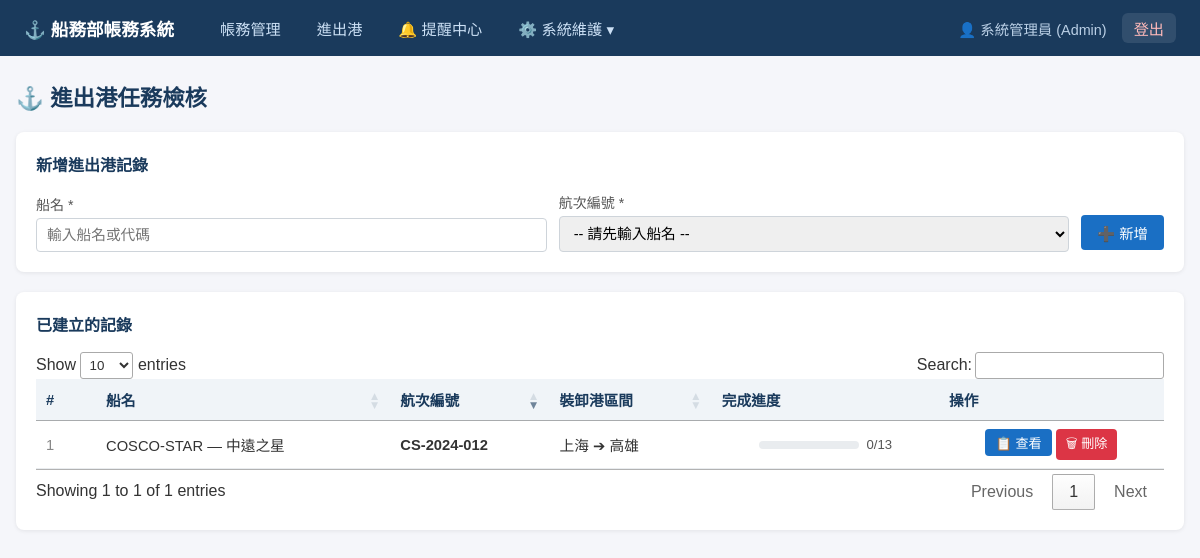
Screenshot of /voyage-tasks (signed in) with the database file from the repository.
### models.py (models this page shows)
class Employee(Base):
    __tablename__ = "employees"
    id = Column(Integer, primary_key=True, index=True)
    username = Column(String, unique=True, nullable=False, index=True)
    hashed_password = Column(String, nullable=False)
    full_name = Column(String)
    email = Column(String)
    department_id = Column(Integer, ForeignKey("departments.id"))
    role_id = Column(Integer, ForeignKey("roles.id"))
    is_active = Column(Integer, default=1) # 1: 啟用, 0: 停用
    created_at = Column(DateTime, default=func.now())
    updated_at = Column(DateTime, default=func.now(), onupdate=func.now())
    department = relationship("Department", back_populates="employees")
    role = relationship("Role", back_populates="employees")

class Role(Base):
    __tablename__ = "roles"
    id = Column(Integer, primary_key=True, index=True)
    name = Column(String, unique=True, nullable=False) # e.g., Admin, Accounting, Operator
    created_at = Column(DateTime, default=func.now())
    employees = relationship("Employee", back_populates="role")
    permissions = relationship("Permission", secondary=role_permissions, back_populates="roles")

class Ship(Base):
    __tablename__ = "ships"
    id = Column(Integer, primary_key=True, index=True)
    code = Column(String, unique=True, nullable=False, index=True)
    name = Column(String, nullable=False)
    flag = Column(String)
    ship_type = Column(String)
    created_at = Column(DateTime, default=func.now())
    updated_at = Column(DateTime, default=func.now(), onupdate=func.now())
    voyages = relationship("Voyage", back_populates="ship")

class Voyage(Base):
    __tablename__ = "voyages"
    id = Column(Integer, primary_key=True, index=True)
    voyage_no = Column(String, unique=True, nullable=False, index=True)
    ship_id = Column(Integer, ForeignKey("ships.id"), nullable=False)
    port_of_loading = Column(String)
    port_of_discharge = Column(String)
    etd = Column(Date)
    eta = Column(Date)
    status = Column(String, default="計畫中")  # 計畫中/進行中/已完成
    operator_id = Column(Integer, ForeignKey("employees.id"), nullable=True)
    created_at = Column(DateTime, default=func.now())
    updated_at = Column(DateTime, default=func.now(), onupdate=func.now())
    ship = relationship("Ship", back_populates="voyages")
    operator = relationship("Employee")
    invoices = relationship("Invoice", back_populates="voyage")
    task_logs = relationship("VoyageTaskLog", back_populates="voyage")

### routers/voyage_tasks.py (the view)
@router.get("", response_class=HTMLResponse)
def list_voyage_tasks(request: Request, db: Session = Depends(get_db)):
    ships = db.query(models.Ship).order_by(models.Ship.name).all()
    voyage_ids_with_logs = (
        db.query(models.VoyageTaskLog.voyage_id).distinct().all()
    )
    voyage_ids_with_logs = [r[0] for r in voyage_ids_with_logs]
    voyages_with_tasks = []
    for vid in voyage_ids_with_logs:
        voyage = db.query(models.Voyage).filter(models.Voyage.id == vid).first()
        if voyage:
            total = db.query(models.VoyageTaskLog).filter(
                models.VoyageTaskLog.voyage_id == vid
            ).count()
            done = db.query(models.VoyageTaskLog).filter(
                models.VoyageTaskLog.voyage_id == vid,
                models.VoyageTaskLog.recorded_time.isnot(None)
            ).count()
            voyages_with_tasks.append({
                "voyage": voyage,
                "total": total,
                "done": done,
            })
    voyages_with_tasks.sort(key=lambda x: x["voyage"].created_at or datetime.min, reverse=True)
    return templates.TemplateResponse("voyage_tasks/list.html", {
        "request": request,
        "ships": ships,
        "voyages_with_tasks": voyages_with_tasks,
    })

### database.py (called while the page is built)
def get_db():
    db = SessionLocal()
    try:
        yield db
    finally:
        db.close()

### main.py (called while the page is built)
@app.middleware("http")
async def add_user_to_request(request: Request, call_next):
    token = request.cookies.get("access_token")
    request.state.user = None
    if token:
        try:
            payload = jwt.decode(token, SECRET_KEY, algorithms=[ALGORITHM])
            username: str = payload.get("sub")
            if username:
                db = SessionLocal()
                user = db.query(models.Employee).options(
                    joinedload(models.Employee.role),
                    joinedload(models.Employee.department)
                ).filter(models.Employee.username == username).first()
                if user and user.is_active:
                    request.state.user = user
                db.close()
        except (JWTError, Exception):
            pass
    response = await call_next(request)
    return response

### utils/auth.py (called while the page is built)
    async def __call__(self, request: Request) -> Optional[str]:
        authorization: str = request.headers.get("Authorization")
        if authorization:
            scheme, param = authorization.split()
            if scheme.lower() == "bearer":
                return param
        token = request.cookies.get("access_token")
        if token:
            return token
        return None

### utils/templates.py (called while the page is built)
def inject_user(request: Request):
    return {"current_user": getattr(request.state, "user", None)}

### templates/voyage_tasks/list.html (shortened to what this page needs)
{% extends "base.html" %}
{% block content %}
<div class="page-header">
    <h1>⚓ 進出港任務檢核</h1>
</div>
<div class="card">
    <h2 style="font-size:1rem; color:#1a3a5c; margin-bottom:16px;">新增進出港記錄</h2>
    <form method="post" action="/voyage-tasks/create" style="display:flex; gap:12px; align-items:flex-end; flex-wrap:wrap;">
        <div class="form-group" style="flex:1; min-width:180px; margin:0;">
            <label>船名 *</label>
            <input type="text"
                   id="shipNameInput"
                   name="ship_name"
                   list="shipList"
                   placeholder="輸入船名或代碼"
                   required
                   autocomplete="off"
                   style="width:100%;">
        </div>
        <div class="form-group" style="flex:1; min-width:180px; margin:0;">
            <label>航次編號 *</label>
            <select name="voyage_no" id="voyageNoInput" required style="width:100%;">
                <option value="">-- 請先輸入船名 --</option>
            </select>
        </div>
        <div style="padding-bottom:2px;">
            <button type="submit" class="btn btn-primary">➕ 新增</button>
        </div>
    </form>
</div>
<div class="card">
    <h2 style="font-size:1rem; color:#1a3a5c; margin-bottom:16px;">已建立的記錄</h2>
    {% if voyages_with_tasks %}
    <table>
        <thead>
            <tr>
                <th style="width:40px;">#</th>
                <th>船名</th>
                <th>航次編號</th>
                <th>裝卸港區間</th>
                <th class="text-center">完成進度</th>
                <th class="text-center">操作</th>
            </tr>
        </thead>
        <tbody>
            {% for item in voyages_with_tasks %}
            {% set v = item.voyage %}
            <tr>
                <td style="color:#888;">{{ loop.index }}</td>
                <td>{{ v.ship.code }} — {{ v.ship.name }}</td>
                <td><strong>{{ v.voyage_no }}</strong></td>
                <td>{{ v.port_of_loading or '?' }} ➔ {{ v.port_of_discharge or '?' }}</td>
                <td class="text-center">
                    {% set pct = (item.done / item.total * 100) | int if item.total > 0 else 0 %}
                    <div style="display:flex; align-items:center; gap:8px; justify-content:center;">
                        <div style="width:100px; background:#e9ecef; border-radius:4px; height:8px; overflow:hidden;">
                        </div>
                        <span style="font-size:0.82rem; color:#555;">{{ item.done }}/{{ item.total }}</span>
                    </div>
                </td>
                <td class="text-center">
                    <a href="/voyage-tasks/{{ v.id }}" class="btn btn-primary btn-sm">📋 查看</a>
                    <form method="post" action="/voyage-tasks/{{ v.id }}/purge" style="display:inline;" onsubmit="return confirm('確定要刪除此航次的所有進出港任務紀錄嗎？');">
                        <button type="submit" class="btn btn-danger btn-sm">🗑 刪除</button>
                    </form>
                </td>
            </tr>
            {% endfor %}
        </tbody>
    </table>
    {% else %}
    <div style="text-align:center; padding:40px; color:#aaa;">
        <div style="font-size:2.5rem; margin-bottom:12px;">⚓</div>
        <p>尚無進出港記錄，請使用上方表單新增。</p>
    </div>
    {% endif %}
</div>
{% endblock %}

### templates/base.html (shortened to what this page needs)
<!DOCTYPE html>
<html lang="zh-TW">
<head>
    <link rel="stylesheet" href="/static/style.css">
    <link rel="stylesheet" href="https://cdn.datatables.net/1.13.7/css/jquery.dataTables.min.css">
</head>
<body>
    <nav class="navbar">
        <div class="nav-brand">⚓ 船務部帳務系統</div>
        <ul class="nav-links">
            {% if current_user %}
            <li><a href="/invoices">帳務管理</a></li>
            <li><a href="/voyage-tasks">進出港</a></li>
            <li><a href="/reminders" id="nav-reminders">🔔 <span id="unread-count" class="badge-count" style="display: none;">0</span> 提醒中心</a></li>
            <li class="dropdown">
                <a href="javascript:void(0)" class="dropbtn">⚙️ 系統維護 ▾</a>
            </li>
            <li class="user-info">
                <span class="user-name">👤 {{ current_user.full_name }} ({{ current_user.role.name if current_user.role else '員工' }})</span>
                <a href="/auth/logout" class="logout-link">登出</a>
            </li>
            {% else %}
            <li><a href="/login">登入</a></li>
            {% endif %}
        </ul>
    </nav>
    <div class="container">
        {% block content %}{% endblock %}
    </div>
</body>
</html>

### static/style.css (style rules this page uses)
* { box-sizing: border-box; margin: 0; padding: 0; }
body { font-family: "Microsoft JhengHei", "Noto Sans TC", sans-serif; background: #f5f6fa; color: #333; }
.navbar { background: #1a3a5c; color: white; padding: 0 24px; display: flex; align-items: center; height: 56px; gap: 32px; }
.nav-brand { font-size: 1.1rem; font-weight: bold; white-space: nowrap; }
.nav-links { list-style: none; display: flex; gap: 8px; }
.nav-links a { color: #cce0f5; text-decoration: none; padding: 6px 14px; border-radius: 4px; font-size: 0.95rem; transition: background 0.2s; }
.nav-links { align-items: center; width: 100%; }
.user-info { margin-left: auto; display: flex; align-items: center; gap: 15px; font-size: 0.9rem; color: #cce0f5; padding-left: 20px; }
.user-name { display: flex; align-items: center; gap: 6px; opacity: 0.9; }
.logout-link { background: rgba(255, 255, 255, 0.1) !important; color: #ffbaba !important; padding: 4px 12px !important; border-radius: 6px !important; font-weight: 500; }
.dropdown { position: relative; display: inline-block; }
.dropbtn { cursor: pointer; }
.container { max-width: 1200px; margin: 24px auto; padding: 0 16px; }
.page-header { display: flex; justify-content: space-between; align-items: center; margin-bottom: 20px; }
.page-header h1 { font-size: 1.4rem; color: #1a3a5c; }
.btn { display: inline-block; padding: 7px 16px; border-radius: 4px; border: none; cursor: pointer; font-size: 0.9rem; text-decoration: none; transition: opacity 0.2s; }
.btn-primary { background: #1a6fc4; color: white; }
.btn-danger { background: #dc3545; color: white; }
.btn-sm { padding: 4px 10px; font-size: 0.82rem; }
.card { background: white; border-radius: 8px; box-shadow: 0 1px 4px rgba(0,0,0,0.08); padding: 20px; margin-bottom: 20px; }
table { width: 100%; border-collapse: collapse; }
th, td { padding: 10px 12px; text-align: left; border-bottom: 1px solid #e9ecef; font-size: 0.92rem; }
th { background: #f0f4f8; color: #1a3a5c; font-weight: 600; }
.text-center { text-align: center; }
.form-group { display: flex; flex-direction: column; gap: 4px; }
.form-group label { font-size: 0.88rem; color: #555; font-weight: 500; }
.form-group input, .form-group select, .form-group textarea { padding: 8px 10px; border: 1px solid #ced4da; border-radius: 4px; font-size: 0.92rem; font-family: inherit; }

### rows the page displays
Employee: full_name "系統管理員"
Role: role "Admin"
Ship: ship.code "COSCO-STAR", ship.name "中遠之星"
Voyage: voyage_no "CS-2024-012", port_of_loading "上海", port_of_discharge "高雄"

### other values shown
{{ item.done }} "0"
{{ item.total }} "13"
